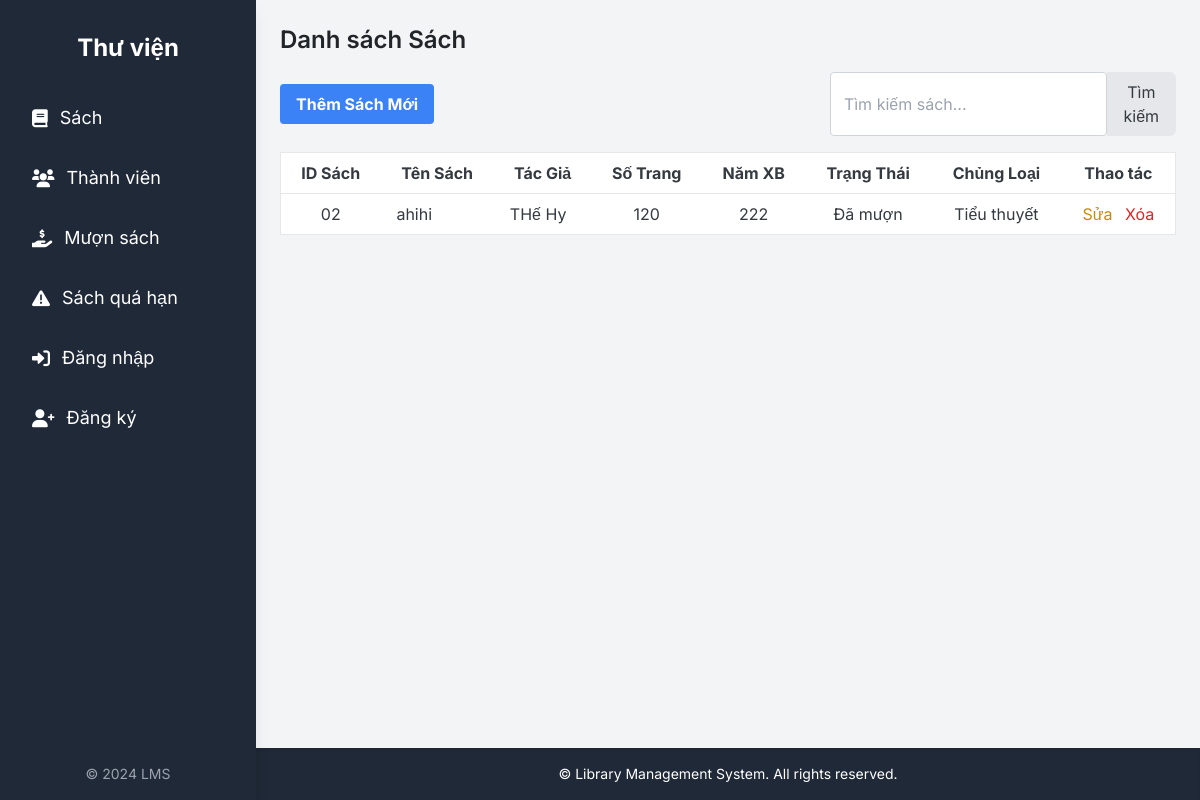
/library/books/, run on an earlier commit of the app's database.
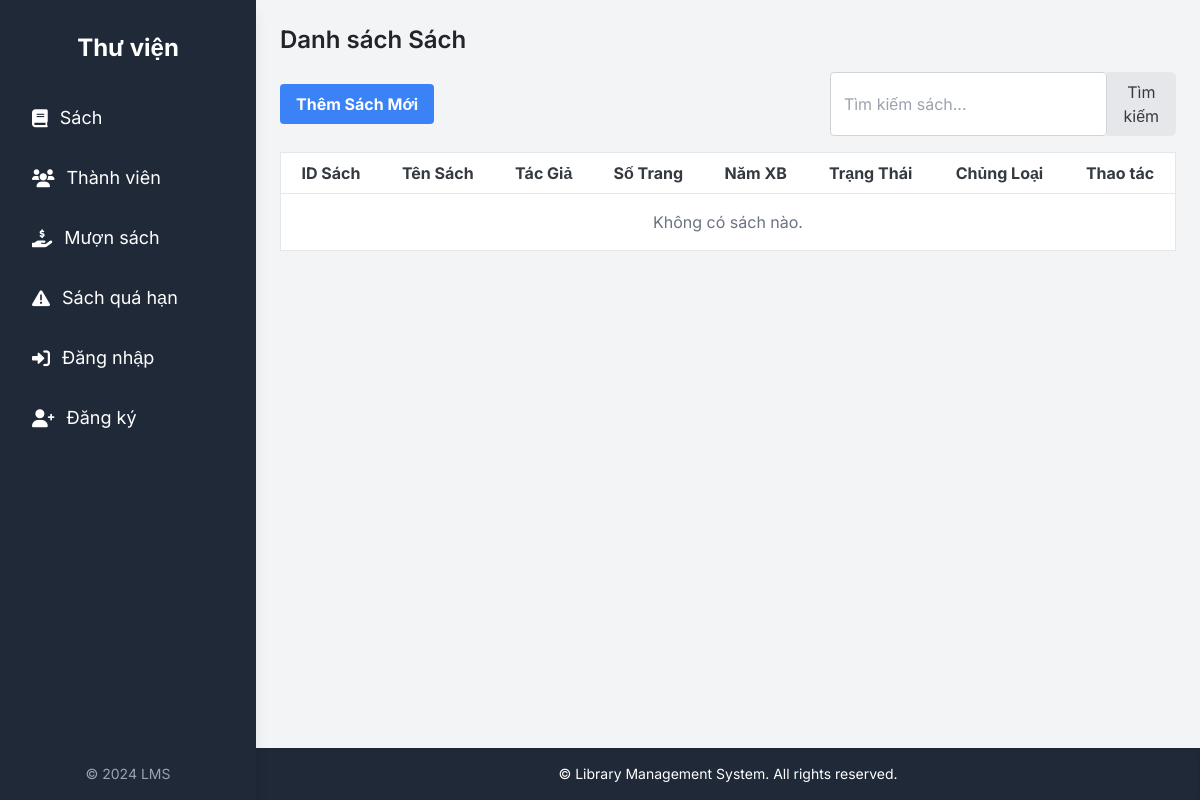
And on a later commit of the database.
### src/library/models.py (models this page shows, shortened)
class Book(models.Model):
    STATUS_CHOICES = [
        (0, 'Có sẵn'),
        (1, 'Đã mượn'),
        (2, 'Trạng thái khác'),
    ]
    CATEGORY_CHOICES = [
        ('TIEU_THUYET', 'Tiểu thuyết'),
        ('GIAO_KHOA', 'Giáo khoa'),
        ('KHOA_HOC', 'Khoa học'),
    ]
    book_id = models.CharField(max_length=20, unique=True, verbose_name="ID Sách") # ID của quyển sách, phải là duy nhất
    title = models.CharField(max_length=255, verbose_name="Tên Sách") # Tên sách
    author = models.CharField(max_length=255, verbose_name="Tác Giả") # Tác giả
    pages = models.IntegerField(verbose_name="Số Trang") # Số trang
    publication_year = models.IntegerField(verbose_name="Năm Xuất Bản") # Năm xuất bản
    status = models.IntegerField(choices=STATUS_CHOICES, default=0, verbose_name="Trạng Thái Sách") # Trạng thái sách
    category = models.CharField(max_length=50, choices=CATEGORY_CHOICES, verbose_name="Chủng Loại Sách") # Chủng loại sách
    class Meta:
        verbose_name = "Sách"
        verbose_name_plural = "Sách"

### src/library/views.py (the view)
# urls.py: path('books/', views.book_list, name='book_list'), # Danh sách sách
def book_list(request):
    books = Book.objects.all() # Lấy tất cả sách từ cơ sở dữ liệu
    return render(request, 'library/book_list.html', {'books': books})

### src/templates/library/book_list.html (shortened to what this page needs)
{% extends "library/base.html" %}
{% block content %}
<h2 class="text-2xl font-semibold mb-4">Danh sách Sách</h2>
<div class="flex justify-between items-center mb-4">
    <a href="{% url 'book_create' %}" class="bg-blue-500 hover:bg-blue-700 text-white font-bold py-2 px-4 rounded">Thêm Sách Mới</a>
    <form action="{% url 'book_search' %}" method="get" class="flex">
        <input type="text" name="q" placeholder="Tìm kiếm sách..." class="border p-2 rounded-l-md" value="{{ query }}">
        <button type="submit" class="bg-gray-200 hover:bg-gray-300 p-2 rounded-r-md">Tìm kiếm</button>
    </form>
</div>
<div class="overflow-x-auto">
    <table class="min-w-full bg-white border border-gray-200">
        <thead>
            <tr>
                <th class="py-2 px-4 border-b">ID Sách</th>
                <th class="py-2 px-4 border-b">Tên Sách</th>
                <th class="py-2 px-4 border-b">Tác Giả</th>
                <th class="py-2 px-4 border-b">Số Trang</th>
                <th class="py-2 px-4 border-b">Năm XB</th>
                <th class="py-2 px-4 border-b">Trạng Thái</th>
                <th class="py-2 px-4 border-b">Chủng Loại</th>
                <th class="py-2 px-4 border-b">Thao tác</th>
            </tr>
        </thead>
        <tbody>
            {% for book in books %}
            <tr>
                <td class="py-2 px-4 border-b text-center">{{ book.book_id }}</td>
                <td class="py-2 px-4 border-b">{{ book.title }}</td>
                <td class="py-2 px-4 border-b">{{ book.author }}</td>
                <td class="py-2 px-4 border-b text-center">{{ book.pages }}</td>
                <td class="py-2 px-4 border-b text-center">{{ book.publication_year }}</td>
                <td class="py-2 px-4 border-b text-center">
                    {% if book.status == 0 %}Có sẵn{% elif book.status == 1 %}Đã mượn{% else %}Khác{% endif %}
                </td>
                <td class="py-2 px-4 border-b text-center">{{ book.get_category_display }}</td>
                <td class="py-2 px-4 border-b text-center">
                    <a href="{% url 'book_update' book.pk %}" class="text-yellow-600 hover:text-yellow-800 mr-2">Sửa</a>
                    <a href="{% url 'book_delete' book.pk %}" class="text-red-600 hover:text-red-800">Xóa</a>
                </td>
            </tr>
            {% empty %}
            <tr>
                <td colspan="8" class="py-4 text-center text-gray-500">Không có sách nào.</td>
            </tr>
            {% endfor %}
        </tbody>
    </table>
</div>
{% endblock %}

### src/templates/library/base.html (shortened to what this page needs)
{% load static %}
<!DOCTYPE html>
<html lang="en">
<head>
    <script src="https://cdn.tailwindcss.com"></script>
    <link rel="stylesheet" href="{% static 'main.css' %}">
    <link rel="stylesheet" href="https://cdnjs.cloudflare.com/ajax/libs/font-awesome/6.0.0-beta3/css/all.min.css">
</head>
<body class="bg-gray-100 min-h-screen flex">
    {% include 'library/sidebar.html' %}
    <div class="flex-1 flex flex-col ml-64">
        <main class="flex-grow container mx-auto p-6">
            {% block content %}{% endblock %}
        </main>
        <footer class="bg-gray-800 text-white p-4 text-center mt-auto shadow-inner">
            <p class="text-sm">&copy;  Library Management System. All rights reserved.</p>
        </footer>
    </div>
</body>
</html>

### src/templates/library/sidebar.html
<aside class="w-64 bg-gray-800 text-white flex flex-col p-4 shadow-lg h-full fixed left-0 top-0">
    <div class="text-2xl font-bold text-center mb-8 mt-4">
        <a href="{% url 'index' %}" class="text-white hover:text-blue-300 no-underline">
            Thư viện
        </a>
    </div>
    <nav class="flex-grow">
        <ul class="space-y-4">
            <li>
                <a href="{% url 'book_list' %}" class="flex items-center px-4 py-2 rounded-lg hover:bg-gray-700 transition duration-200">
                    <i class="fas fa-book mr-3 text-lg"></i>
                    <span class="text-lg">Sách</span>
                </a>
            </li>
            <li>
                <a href="{% url 'member_list' %}" class="flex items-center px-4 py-2 rounded-lg hover:bg-gray-700 transition duration-200">
                    <i class="fas fa-users mr-3 text-lg"></i>
                    <span class="text-lg">Thành viên</span>
                </a>
            </li>
            <li>
                <a href="{% url 'borrow_book' %}" class="flex items-center px-4 py-2 rounded-lg hover:bg-gray-700 transition duration-200">
                    <i class="fas fa-hand-holding-usd mr-3 text-lg"></i>
                    <span class="text-lg">Mượn sách</span>
                </a>
            </li>
            <li>
                <a href="{% url 'overdue_books' %}" class="flex items-center px-4 py-2 rounded-lg hover:bg-gray-700 transition duration-200">
                    <i class="fas fa-exclamation-triangle mr-3 text-lg"></i>
                    <span class="text-lg">Sách quá hạn</span>
                </a>
            </li>
            {% if user.is_authenticated %}
                <li>
                    <a href="{% url 'logout' %}" class="flex items-center px-4 py-2 rounded-lg hover:bg-gray-700 transition duration-200">
                        <i class="fas fa-sign-out-alt mr-3 text-lg"></i>
                        <span class="text-lg">Đăng xuất ({{ user.username }})</span>
                    </a>
                </li>
            {% else %}
                <li>
                    <a href="{% url 'login' %}" class="flex items-center px-4 py-2 rounded-lg hover:bg-gray-700 transition duration-200">
                        <i class="fas fa-sign-in-alt mr-3 text-lg"></i>
                        <span class="text-lg">Đăng nhập</span>
                    </a>
                </li>
                <li>
                    <a href="{% url 'register' %}" class="flex items-center px-4 py-2 rounded-lg hover:bg-gray-700 transition duration-200">
                        <i class="fas fa-user-plus mr-3 text-lg"></i>
                        <span class="text-lg">Đăng ký</span>
                    </a>
                </li>
            {% endif %}
        </ul>
    </nav>
    <div class="mt-auto text-center text-sm text-gray-400">
        <p>&copy; 2024 LMS</p>
    </div>
</aside>

### src/static/main.css (style rules this page uses)
body { margin: 0; font-family: 'Inter', sans-serif; -webkit-font-smoothing: antialiased; -moz-osx-font-smoothing: grayscale; background-color: #f8f9fa; color: #343a40; }
a { color: #007bff; text-decoration: none; transition: color 0.2s ease-in-out; }
h1, h2, h3, h4, h5, h6 { color: #212529; margin-top: 0; margin-bottom: 0.5rem; }
input[type="text"], input[type="number"], input[type="date"], select, textarea { border: 1px solid #ced4da; padding: 0.6rem 0.8rem; border-radius: 0.25rem; font-size: 1rem; color: #495057; transition: border-color 0.2s ease-in-out, box-shadow 0.2s ease-in-out; width: 100%; box-sizing: border-box; }
.text-center { text-align: center; }

What changed in the data, as far as the page shows it:
removed Book: book_id "02", title "ahihi", author "THế Hy", pages "120", publication_year "222", status "Đã mượn", category "Tiểu thuyết"
Also different on the page:
text now shown: "Không có sách nào."
